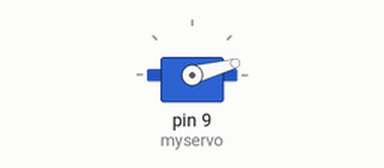
Simulated run of this sketch. Board: Arduino Uno, built with avr-gcc and run on an emulated ATmega328P. Parts: servo.

Above: at 0.05 s.
At 0.5 s:
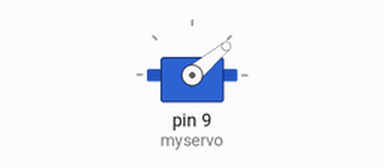
Timing chart, 0 to 3.0 s (numbered marks = the images above):
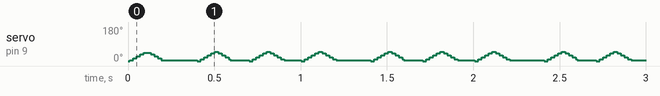

The sketch:

ArduinoDrum.ino
```cpp
#include <Servo.h> // Include code for controlling the servo motor

Servo myservo;  // create servo object to control a servo
                // a maximum of eight servo objects can be created

int stopPos = 50; // How many degress to turn before stopping

int pos = 0;    // variable to store the servo position

// Make sure numHits and the number of elements in delays are the same
int numHits = 3; // Number of times to hit the drum
int delays[3] = {200,100,100}; // How long to wait after a drum hit (milliseconds, 1000 ms = 1 second)
int hitNum = 0; // The hit number in the sequence

void setup() // The code in this function is run once when the Arduino is turned on
{
  myservo.attach(9);  // attaches the servo on pin 9 to the servo object
}

void hitdrum() // This function has the servo hit a drum. The servo moves a small distance at many increments to make the movement fluid and allow you to adjust the speed
{
  int pauseTime = 10; // How long to wait between moves (milliseconds)
                      // A smaller pauseTime is a faster movement
  int incrementAmt = 5; // How far to move the servo at each step

  for(pos = 0; pos < stopPos; pos += incrementAmt)  // Hit the drum
  {
    myservo.write(pos);    // tell servo to go to position in variable 'pos'
    delay(pauseTime);
  }

  for(pos = stopPos; pos >=1; pos -= incrementAmt)  // return to original position
  {
    myservo.write(pos);    // tell servo to go to position in variable 'pos'
    delay(pauseTime);
  }

}

void loop() // This function runs repeatedly as long as the Arduino is turned on
{
   for(hitNum = 0; hitNum < numHits; hitNum += 1)
   {
     hitdrum();
     delay(delays[hitNum]);
   }
}
```
